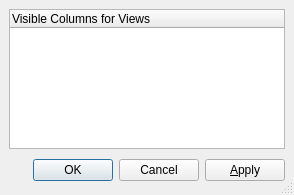
<ui version="4.0" >
 <author></author>
 <comment></comment>
 <exportmacro></exportmacro>
 <class>ColumnsDialog</class>
 <widget class="QDialog" name="ColumnsDialog" >
  <property name="geometry" >
   <rect>
    <x>0</x>
    <y>0</y>
    <width>294</width>
    <height>195</height>
   </rect>
  </property>
  <property name="windowTitle" >
   <string>Columns</string>
  </property>
  <property name="sizeGripEnabled" >
   <bool>true</bool>
  </property>
  <layout class="QGridLayout" >
   <property name="margin" >
    <number>9</number>
   </property>
   <property name="spacing" >
    <number>6</number>
   </property>
   <item row="1" column="1" >
    <layout class="QHBoxLayout" >
     <property name="margin" >
      <number>0</number>
     </property>
     <property name="spacing" >
      <number>6</number>
     </property>
     <item>
      <widget class="QPushButton" name="buttonOk" >
       <property name="text" >
        <string>OK</string>
       </property>
       <property name="default" >
        <bool>true</bool>
       </property>
      </widget>
     </item>
     <item>
      <widget class="QPushButton" name="buttonCancel" >
       <property name="text" >
        <string>Cancel</string>
       </property>
      </widget>
     </item>
     <item>
      <widget class="QPushButton" name="buttonApply" >
       <property name="text" >
        <string>&amp;Apply</string>
       </property>
      </widget>
     </item>
    </layout>
   </item>
   <item row="1" column="0" >
    <spacer>
     <property name="orientation" >
      <enum>Qt::Horizontal</enum>
     </property>
     <property name="sizeHint" >
      <size>
       <width>25</width>
       <height>31</height>
      </size>
     </property>
    </spacer>
   </item>
   <item row="0" column="0" colspan="2" >
    <widget class="QTreeWidget" name="treeColumns" >
     <property name="columnCount" >
      <number>1</number>
     </property>
     <column>
      <property name="text" >
       <string>Visible Columns for Views</string>
      </property>
     </column>
    </widget>
   </item>
  </layout>
 </widget>
 <layoutdefault spacing="6" margin="11" />
 <pixmapfunction></pixmapfunction>
 <tabstops>
  <tabstop>treeColumns</tabstop>
  <tabstop>buttonOk</tabstop>
  <tabstop>buttonCancel</tabstop>
  <tabstop>buttonApply</tabstop>
 </tabstops>
 <resources/>
 <connections/>
</ui>
